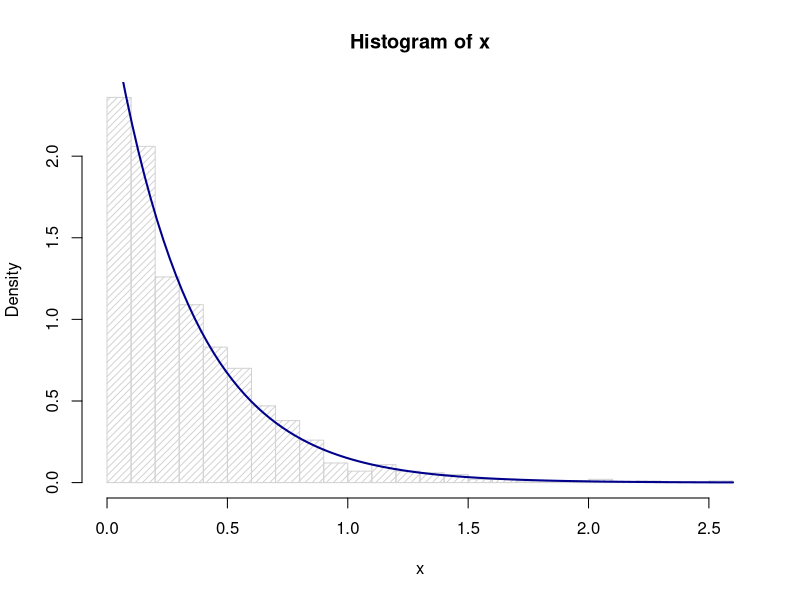

Here is the R script that generated this plot: (Note: this script raises an error after producing the figure.)
## ---- chunk 1
knitr::opts_chunk$set(echo = TRUE)
## ---- chunk 2
# Generate samples from exponential distribution
rate <- 3 #Rate parameter
n <- 1000 #Number of samples
generate.exponential <- function(rate, n){
  u <- runif(n)
  x <- - 1/rate * log(u)
  return(x)
}
x <- generate.exponential(rate, n)
hist(x, density=20, breaks = 30, prob=TRUE)
curve(dexp(x, rate=rate), add=TRUE, col="darkblue", lwd=2)
## ---- chunk 3
# Generate samples from g(X)
rate <- 3 #Rate parameter
n <- 100 #Number of samples
generate.samples.g<- function(alpha, n){
  c <- alpha*exp(1)/(alpha+exp(1))
  u <- runif(n, 0,1)
  for (i in 1:n){
    if (u < c/(alpha)){
      x <- (u*(alpha)/c)^(1/alpha)
    }
    else{
      x <- 1-log(exp(1)/c*(1-u))
    }
    
  }
  return(x)
}
x <- generate.samples.g(0.1, n)
hist(x, density=20, breaks = 30, prob=TRUE)
## ---- chunk 4
# Generate samples from normal distribution with Box-Muller
n <- 10000 #Number of samples
generate.normal <- function(n){
  u1 <- runif(n)
  u2 <- runif(n)
  x1 <- sqrt(-2*log(u1))*cos(2*pi*u2)
  x2 <- sqrt(-2*log(u1))*sin(2*pi*u2)
  X <- rbind(x1, x2)
  return (X)
}
X <- generate.normal(n)
hist(X[1,], density=20, breaks = 30, prob=TRUE)
curve(dnorm, add=TRUE, col="darkblue", lwd=2)
hist(X[2,], density=20, breaks = 30, prob=TRUE)
curve(dnorm, add=TRUE, col="darkblue", lwd=2)
print("Observed: ")
mean(X)
cov(t(X))
## ---- chunk 5
# Generate n samples from d variate normal distribution
n <- 10000 #Number of samples
mu <- c(0,0)
sigma <- cbind(c(1,0.5),c(0.5,1))
generate.d.normal <- function(n, mu, sigma){
  A <- chol(sigma)
  d <- length(mu)
  X <- generate.normal(n*d)
  x <- matrix(X[1,], nrow=d, ncol=n)
  Z <- mu+t(A)%*%x
}
Z <- generate.d.normal(n, mu, sigma)
print("Expected: ")
mu
sigma
print('Observed: ')
mean(Z)
cov(t(Z))
## ---- chunk 6
#Function f(x)
function.f <- function(x, alpha){
  if (x>0){
    return (x^(alpha-1)*exp(-x)/gamma(alpha))
  }
  else{
    return(0)
  }
}

#Function g(x)
function.g <- function(x, alpha){
  c = alpha*exp(1)/(alpha+exp(1))
  if (x>0 && x<1){
    return (c*x^(alpha-1))
  }
  else if(x >= 1){
    return(c*exp(-x))
  }
  else{
    return(0)
  }
}

# Generate n samples from d variate normal distribution
n <- 1000 #Number of samples
alpha <- 0.3
rejection.sampling <- function(n, alpha){
  c <- (alpha+exp(1))/(gamma(alpha)*alpha*exp(1))
  samples <- c()
  for (i in 1:n){
    repeat{
      x <- generate.samples.g(alpha, 1)
      acceptance.prob <- function.f(x, alpha)/(c*function.g(x, alpha))
      if(runif(1) <= acceptance.prob){
        samples <- c(samples, x)
        break
      }
    }
  }
  return (samples)
}
y <- rejection.sampling(n, alpha)
print("Expected: ")
cat("Mean: ", alpha, "\n")
cat("Variance: ", alpha, "\n")
print("Observed: ")
cat("Mean: ", mean(y), "\n")
cat("Variance: ", var(y), "\n")
## ---- chunk 7
log.gamma <- function(x, alpha){
  return((alpha-1)*log(x)-x)
}
# Ratio-of-uniforms method
n <- 1000
alpha <- 30
ratio.of.uniforms <- function(n, alpha){
  reject_counter <- -n
  b.minus <- 0
  log.b.plus <- (alpha+1)/2*(log(alpha+1)-1)
  log.a <- (alpha-1)/2*(log(alpha-1)-1)
  samples <- c()
  for(i in 1:n){
    repeat{
      reject_counter <- reject_counter + 1
      log.x1 <- -generate.exponential(1, rate=1) + log.a
      log.x2 <- -generate.exponential(1, rate=1) + log.b.plus
      log.y <- log.x2 - log.x1
      y <- exp(log.y)
      if (2*log.x1 <= log.gamma(y, alpha)){
        samples <- c(samples, y)
        break
      }
    }
  }
  cat("Rejection ratio: ", reject_counter/n , "\n")
  return (samples)
}
y <- ratio.of.uniforms(n, alpha)
print("Expected: ")
cat("Mean: ", alpha, "\n")
cat("Variance: ", alpha, "\n")
print("Observed: ")
cat("Mean: ", mean(y), "\n")
cat("Variance: ", var(y), "\n")
## ---- chunk 8
n = 1000
alpha = 0.1
beta = 2
sample.gamma <- function(n, alpha, beta){
  if(alpha < 1){
    return(rejection.sampling(n, alpha)/beta)
  }
  else if (alpha == 1){
    return(generate.exponential(1, n)/beta)
  }
  else if (alpha > 1){
    return(ratio.of.uniforms(n, alpha)/beta)
  }
  else{
    return(0)
  }
}
y <- sample.gamma(n, alpha, beta)
print("Expected: ")
cat("Mean: ", alpha/beta, "\n")
cat("Variance: ", alpha/beta^2, "\n")
print("Observed: ")
cat("Mean: ", mean(y), "\n")
cat("Variance: ", var(y), "\n")
## ---- chunk 9
# Rejection sampling
n <- 200000 #Number weights to compute
m <- 10000 #Number of samples
multinomial.sampling <- function(n, theta){
  u <- runif(n)
  samples <- c(0, 0, 0, 0)
  y <- matrix(nrow=n, ncol=4, data=0)
  for (i in 1:n){
    if(u[i] < 1/2+theta[i]/4){
      samples[1] <- samples[1] + 1
      y[i, 1] <- y[i, 1] + 1 
    }
    else if(u[i] < 3/4){
      samples[2] <- samples[2] + 1
      y[i, 2] <- y[i, 2] + 1 
    }
    else if(u[i] < 1-theta[i]/4){
      samples[3] <- samples[3] + 1
       y[i, 3] <- y[i, 3] + 1 
    }
    else{
      samples[4] <- samples[4] + 1
      y[i, 4] <- y[i, 4] + 1 
    }
  }
  return (y)
}

f <- function(y, theta){
  return (2+theta)^y[1]*(1-theta)^(y[2]+y[3])*theta^y[4]
  
}
weighted.resampling <- function(n, m){
  theta <- runif(n)
  theta <- sort(theta)
  x <- multinomial.sampling(n, theta)
  weights <- c()
  for(i in 1:n){
    weights <- c(weights, f(x[i,],theta[i]))
  }
  weights <- weights/sum(weights)
  cumulative.weights <- cumsum(weights)
  samples <- c()
  for(i in 1:m){
    samples <- c(samples, theta[findInterval(runif(1), cumulative.weights)])
  }
  return (samples)
}
samples <- weighted.resampling(n, m)
hist(samples, density=20, breaks = 30, prob=TRUE)
mean(samples)

## ---- chunk 10
# Rejection sampling
n <- 20000#Number of samples
multinomial.sampling <- function(n, theta){
  u <- runif(n)
  samples <- c(0, 0, 0, 0)
  y <- 0
  return (y)
}

f <- function(theta){
  y <- c(125, 18, 20, 34)
  return ((2+theta)^y[1]*(1-theta)^(y[2]+y[3])*theta^y[4])
  
}
log.f <- function(theta){
  y <- c(125, 18, 20, 34)
  return (y[1]*log(2+theta)+(y[2]+y[3])*log(1-theta)+y[4]*log(theta))
}
rejection.sampling.2 <- function(n){
  normalizing_constant <- integrate(f, 0, 1)
  #print(normalizing_constant$value)
  c <- optimize(f, c(0, 1), maximum=TRUE)$objective/normalizing_constant$value
  #log.c <- log(c)
  samples <- c()
  for(i in 1:n){
    repeat{
      theta <- runif(1)
      #log.acceptance.prob <- log.f(theta)-log.c
      #log.u <- -generate.exponential(1, rate=1)
      acceptance.prob <- f(theta)/(normalizing_constant$value*c)
      #if (log.u <= log.acceptance.prob){
      #  samples <- c(samples, theta)
      #  break
      #}
      u <- runif(1)
      if (u <= acceptance.prob){
        samples <- c(samples, theta)
        break
      }
      
    }
  }
  return (samples)
}
samples <- rejection.sampling.2(n)
hist(samples, density=20, breaks = 30, prob=TRUE)
abline(v = mean(samples), col = "blue", lwd = 2)
curve(f(x), add=TRUE, col="darkblue", lwd=2)
mean(samples)
## ---- chunk 11
monte.carlo.integration <- function(){
  m <- 10000 # Number of samples
  samples <- rejection.sampling.2(m)
  mu <- sum(samples)/m
  return (mu)
}
f <- function(theta){
  y <- c(125, 18, 20, 34)
  return ((2+theta)^y[1]*(1-theta)^(y[2]+y[3])*theta^y[4])
}
mu <- monte.carlo.integration()
mu
integration_constant <- integrate(f, lower=0, upper=1)
numerical_integration <- function(integration_constant){
  h <- 1/10
  a <- 0
  b <- 1
  sum_int <- 0
  for (i in 1:(integer((b-a)/h))){
    sum_int <- sum_int + i*h*f(i*h)/integration_constant
  }
  return (sum_int)
}
Expected_value <- numerical_integration(integration_constant)
Expected_value
